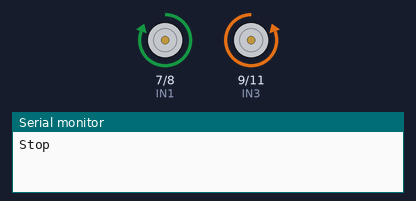
Simulated run of this sketch. Board: Arduino Uno, built with avr-gcc and run on an emulated ATmega328P. Parts: motor-driver pin pairs drawn as motors (green arrow = first pin HIGH = forward, orange = second pin HIGH = backward, longer = more drive, scaled by the enable pin), the last lines printed to the serial monitor.

Above: at 0.4 s.
At 3.1 s:
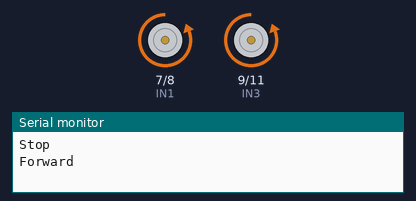
At 9.1 s:
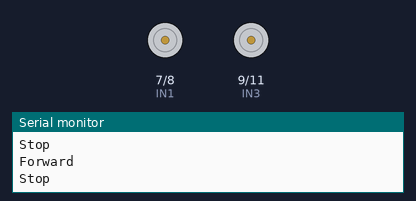
At 17.9 s:
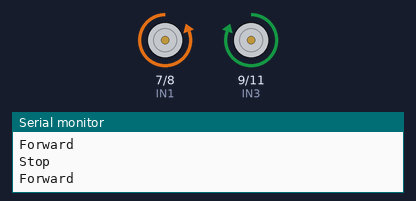
Timing chart, 0 to 18.4 s (numbered marks = the images above):
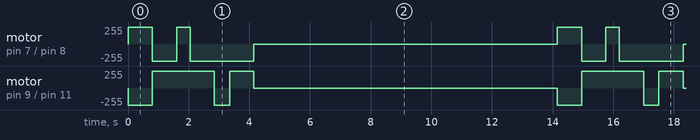

Measured:
- by itself, motor on pin 7 (IN1) / pin 8 (IN2): repeats every 14.2 s: backward 255/255 0.80 s, forward 255/255 0.45 s, backward 255/255 2.1 s, stopped 10.0 s, forward 255/255 0.80 s
- by itself, motor on pin 9 (IN3) / pin 11 (IN4): repeats every 14.2 s: forward 255/255 2.1 s, backward 255/255 0.50 s, forward 255/255 0.80 s, stopped 10.0 s, backward 255/255 0.80 s

The sketch:

sketch_aug3d.ino
```cpp
#define ENA 5
#define ENB 6
#define IN1 7
#define IN2 8
#define IN3 9
#define IN4 11

void right() {
  digitalWrite(ENA, HIGH);
  digitalWrite(ENB, HIGH);
  digitalWrite(IN1, HIGH);
  digitalWrite(IN2, LOW);
  digitalWrite(IN3, HIGH);
  digitalWrite(IN4, LOW);
  Serial.println("Forward");
}

void left() {
  digitalWrite(ENA, HIGH);
  digitalWrite(ENB, HIGH);
  digitalWrite(IN1, LOW);
  digitalWrite(IN2, HIGH);
  digitalWrite(IN3, LOW);
  digitalWrite(IN4, HIGH);

}

void forward() {
  digitalWrite(ENA, HIGH);
  digitalWrite(ENB, HIGH);
  digitalWrite(IN1, LOW);
  digitalWrite(IN2, HIGH);
  digitalWrite(IN3, HIGH);
  digitalWrite(IN4, LOW);

}

void back() {
  digitalWrite(ENA, HIGH);
  digitalWrite(ENB, HIGH);
  digitalWrite(IN1, HIGH);
  digitalWrite(IN2, LOW);
  digitalWrite(IN3, LOW);
  digitalWrite(IN4, HIGH);

}

void stopMotors() {
  digitalWrite(ENA, LOW);
  digitalWrite(ENB, LOW);
  digitalWrite(IN1, LOW);
  digitalWrite(IN2, LOW);
  digitalWrite(IN3, LOW);
  digitalWrite(IN4, LOW);
  Serial.println("Stop");
}

void setup() {
  Serial.begin(9600);
  pinMode(IN1, OUTPUT);
  pinMode(IN2, OUTPUT);
  pinMode(IN3, OUTPUT);
  pinMode(IN4, OUTPUT);
  pinMode(ENA, OUTPUT);
  pinMode(ENB, OUTPUT);
  stopMotors();
}

void loop() {
  back();
  delay(800);
  forward();
  delay(800);
  right();
  delay(450);
  forward();
  delay(800);
  left();
  delay(500);
  forward();
  delay(800);
  stopMotors();
  delay(10000);
}
```
